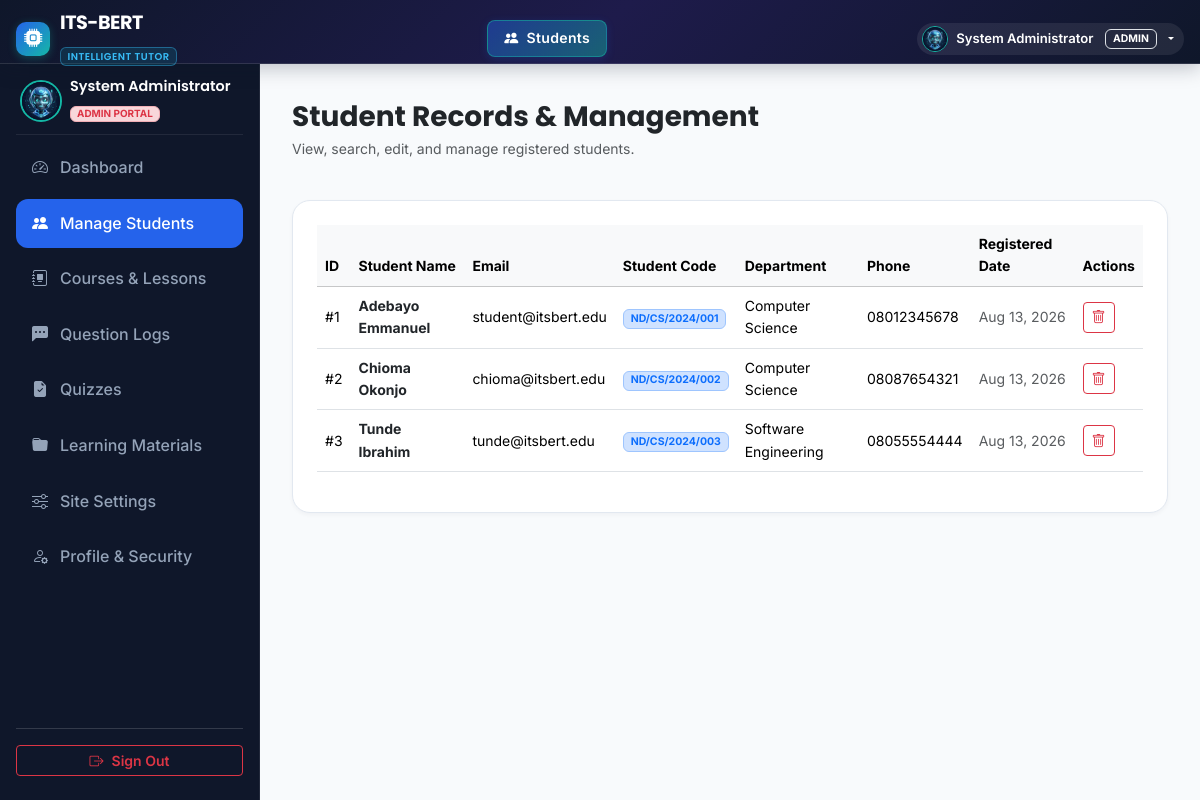
The app's page /admin/students.php (signed in) with its own data.
### tables this page shows
CREATE TABLE `users` (
  `id` INT AUTO_INCREMENT PRIMARY KEY,
  `name` VARCHAR(100) NOT NULL,
  `email` VARCHAR(120) NOT NULL UNIQUE,
  `password` VARCHAR(255) NOT NULL,
  `role` ENUM('student', 'admin') NOT NULL DEFAULT 'student',
  `avatar` VARCHAR(255) DEFAULT NULL,
  `created_at` DATETIME DEFAULT CURRENT_TIMESTAMP
);

CREATE TABLE `students` (
  `id` INT AUTO_INCREMENT PRIMARY KEY,
  `user_id` INT NOT NULL,
  `student_id_code` VARCHAR(50) NOT NULL UNIQUE,
  `phone` VARCHAR(20) DEFAULT NULL,
  `department` VARCHAR(100) DEFAULT 'Computer Science',
  `created_at` DATETIME DEFAULT CURRENT_TIMESTAMP,
  FOREIGN KEY (`user_id`) REFERENCES `users`(`id`) ON DELETE CASCADE
);

### config/auth.php (called while the page is built, shortened)
<?php
function is_logged_in() {
    return isset($_SESSION['user_id']) && !empty($_SESSION['user_id']);
}
function get_logged_user() {
    global $pdo;
    $userId = $_SESSION['user_id'];
    if (isset($pdo)) {
        try {
            $stmt = $pdo->prepare("SELECT u.*, s.id as student_id, s.student_id_code, a.id as admin_id FROM users u LEFT JOIN students s ON u.id = s.user_id LEFT JOIN admins a ON u.id = a.user_id WHERE u.id = ?");
            $stmt->execute([$userId]);
            $user = $stmt->fetch();
            if ($user) {
                return [
                    'id' => $user['id'],
                    'name' => $user['name'],
                    'email' => $user['email'],
                    'role' => $user['role'],
                    'avatar' => $user['avatar'] ?? null,
                    'student_id' => $user['student_id'] ?? null,
                    'student_code' => $user['student_id_code'] ?? null,
                    'admin_id' => $user['admin_id'] ?? null
                ];
            }
        } catch (Exception $e) {
        }
    }
    return [
        'id' => $_SESSION['user_id'],
        'name' => $_SESSION['user_name'] ?? $_SESSION['name'] ?? 'User',
        'email' => $_SESSION['user_email'] ?? $_SESSION['email'] ?? '',
        'role' => $_SESSION['user_role'] ?? $_SESSION['role'] ?? 'student',
        'avatar' => $_SESSION['user_avatar'] ?? null,
        'student_id' => $_SESSION['student_id'] ?? null,
        'student_code' => $_SESSION['student_code'] ?? null,
        'admin_id' => $_SESSION['admin_id'] ?? null
    ];
}

### config/settings_helper.php (called while the page is built, shortened)
<?php
function get_site_settings() {
    $file = __DIR__ . '/site_settings.json';
    $default = [
        'site_name' => 'ITS-BERT',
        'site_subtitle' => 'INTELLIGENT TUTOR',
        'site_tagline' => 'Learn Smarter with AI-Powered Tutoring',
        'hero_badge' => 'BERT NLP Transformer System',
        'hero_title' => 'Learn Smarter with AI-Powered Tutoring',
        'hero_subtitle' => 'An intelligent tutoring system powered by advanced Natural Language Processing to provide personalized learning assistance, instant answers, interactive quizzes, and progress tracking.',
        'logo_icon' => 'bi-cpu-fill',
        'logo_image' => '',
        'hero_bg_image' => 'hero_learning_bg.jpg',
        'footer_text' => 'ITS-BERT is an AI-driven Intelligent Tutoring System designed for Computer Science education.',
        'contact_email' => 'support@itsbert.edu.ng'
    ];
    if (file_exists($file)) {
        $content = file_get_contents($file);
        $data = json_decode($content, true);
        if (is_array($data)) {
            return array_merge($default, $data);
        }
    }
    return $default;
}

### admin/students.php (the view, shortened to what this page needs)
<?php
require_once __DIR__ . '/../config/db.php';
require_once __DIR__ . '/../config/auth.php';
$students = $pdo->query("
  SELECT s.*, u.id as user_id, u.name, u.email, u.created_at as reg_date
  FROM students s
  JOIN users u ON s.user_id = u.id
  ORDER BY s.created_at DESC
")->fetchAll();
require_once __DIR__ . '/../includes/header.php';
require_once __DIR__ . '/../includes/navbar.php';
?>
<div class="dashboard-layout">
  <?php require_once __DIR__ . '/../includes/admin_sidebar.php'; ?>
  <main class="dash-main">
    <div class="container-fluid p-0">
      <div class="d-flex justify-content-between align-items-center mb-4">
        <div>
          <h3 class="fw-bold font-heading text-dark mb-1">Student Records & Management</h3>
          <p class="text-muted small">View, search, edit, and manage registered students.</p>
        </div>
      </div>
      <div class="card-custom p-4 bg-white">
        <div class="table-responsive">
          <table class="table table-hover align-middle">
            <thead class="table-light small">
              <tr>
                <th>ID</th>
                <th>Student Name</th>
                <th>Email</th>
                <th>Student Code</th>
                <th>Department</th>
                <th>Phone</th>
                <th>Registered Date</th>
                <th>Actions</th>
              </tr>
            </thead>
            <tbody class="small">
              <?php foreach ($students as $st): ?>
                <tr>
                  <td>#<?php echo $st['id']; ?></td>
                  <td class="fw-bold text-dark"><?php echo htmlspecialchars($st['name']); ?></td>
                  <td><?php echo htmlspecialchars($st['email']); ?></td>
                  <td><span class="badge bg-primary-subtle text-primary border border-primary-subtle"><?php echo htmlspecialchars($st['student_id_code']); ?></span></td>
                  <td><?php echo htmlspecialchars($st['department']); ?></td>
                  <td><?php echo htmlspecialchars($st['phone'] ?? 'N/A'); ?></td>
                  <td class="text-muted"><?php echo date('M d, Y', strtotime($st['reg_date'])); ?></td>
                  <td>
                    <a href="students.php?action=delete&user_id=<?php echo $st['user_id']; ?>" onclick="return confirm('Delete this student account?');" class="btn btn-sm btn-outline-danger"><i class="bi bi-trash"></i></a>
                  </td>
                </tr>
              <?php endforeach; ?>
            </tbody>
          </table>
        </div>
      </div>
    </div>
  </main>
</div>
<?php require_once __DIR__ . '/../includes/portal_footer.php'; ?>

### includes/navbar.php (shortened to what this page needs)
<?php
require_once __DIR__ . '/../config/auth.php';
require_once __DIR__ . '/../config/settings_helper.php';
$site_settings = get_site_settings();
$user = get_logged_user();
$is_admin_dir = (strpos($_SERVER['SCRIPT_NAME'], '/admin/') !== false);
$base_path = $is_admin_dir ? '../' : '';
$currentPage = basename($_SERVER['PHP_SELF']);
$page_display_name = 'Home';
$page_display_icon = 'bi-house-door-fill';
if ($is_admin_dir) {
    switch ($currentPage) {
        case 'students.php':
            $page_display_name = 'Students';
            $page_display_icon = 'bi-people-fill';
            break;
    }
}
?>
<header class="portal-header">
  <div class="container-fluid px-3">
    <div class="d-flex align-items-center justify-content-between">
      <?php if ($user): ?>
        <div class="portal-brand">
          <?php if (!empty($site_settings['logo_image'])): ?>
            <img src="<?php echo $base_path; ?>assets/images/<?php echo htmlspecialchars($site_settings['logo_image']); ?>" height="34" class="rounded me-2" alt="Logo">
          <?php else: ?>
            <div class="portal-brand-icon">
              <i class="bi <?php echo htmlspecialchars($site_settings['logo_icon'] ?? 'bi-cpu-fill'); ?>"></i>
            </div>
          <?php endif; ?>
          <div>
            <span class="d-block leading-none fw-bold text-truncate" style="max-width: 140px;"><?php echo htmlspecialchars($site_settings['site_name']); ?></span>
            <span class="badge d-none d-md-inline-block fw-semibold" style="font-size: 0.62rem; letter-spacing: 0.5px; color: #38bdf8; background: rgba(14, 116, 144, 0.25); border: 1px solid rgba(56, 189, 248, 0.4);"><?php echo htmlspecialchars($site_settings['site_subtitle']); ?></span>
          </div>
        </div>
      <?php endif; ?>
      <?php if ($currentPage === 'index.php'): ?>
        <div class="d-none d-lg-flex align-items-center gap-1">
          <a href="<?php echo $base_path; ?>index.php" class="portal-nav-link active"><i class="bi bi-house-door-fill"></i> Home</a>
          <a href="#features" class="portal-nav-link"><i class="bi bi-star-fill"></i> Features</a>
          <a href="#courses" class="portal-nav-link"><i class="bi bi-journal-bookmark-fill"></i> Courses</a>
          <a href="#about" class="portal-nav-link"><i class="bi bi-info-circle-fill"></i> About</a>
          <?php if ($user): ?>
            <a href="<?php echo ($user['role'] === 'admin') ? $base_path . 'admin/index.php' : $base_path . 'dashboard.php'; ?>" class="portal-nav-link"><i class="bi bi-speedometer2"></i> Portal Dashboard</a>
          <?php else: ?>
            <a href="<?php echo $base_path; ?>ai_tutor.php" class="portal-nav-link"><i class="bi bi-robot"></i> Ask BERT</a>
          <?php endif; ?>
        </div>
      <?php else: ?>
        <div class="portal-selected-page d-flex align-items-center">
          <span class="portal-page-badge">
            <i class="bi <?php echo $page_display_icon; ?>"></i> <?php echo htmlspecialchars($page_display_name); ?>
          </span>
        </div>
      <?php endif; ?>
      <div class="d-flex align-items-center gap-2">
        <?php if ($user): ?>
          <?php
            $userAvatar = !empty($user['avatar']) ? $base_path . 'assets/images/' . htmlspecialchars($user['avatar']) : ($base_path . 'assets/images/' . (($user['role'] ?? '') === 'admin' ? 'ai_tutor_avatar.jpg' : 'student_avatar.jpg'));
          ?>
          <div class="dropdown">
            <button class="portal-user-pill border-0 dropdown-toggle" type="button" data-bs-toggle="dropdown" aria-expanded="false">
              <img src="<?php echo $userAvatar; ?>" class="portal-user-avatar" alt="Avatar">
              <span class="d-none d-sm-inline"><?php echo htmlspecialchars($user['name']); ?></span>
              <span class="badge bg-accent-subtle text-accent ms-1 border border-accent-subtle" style="font-size: 0.65rem;"><?php echo strtoupper($user['role'] ?? 'STUDENT'); ?></span>
            </button>
          </div>
        <?php endif; ?>
      </div>
    </div>
  </div>
</header>

### includes/admin_sidebar.php
<?php
$currentPage = basename($_SERVER['PHP_SELF']);
$adminUser = get_logged_user();
$adminAvatar = !empty($adminUser['avatar']) ? '../assets/images/' . htmlspecialchars($adminUser['avatar']) : '../assets/images/ai_tutor_avatar.jpg';
?>
<aside class="dash-sidebar" style="width: 260px;">
  <div>
    <div class="dash-sidebar-header">
      <div class="d-flex align-items-center gap-2 px-1">
        <img src="<?php echo $adminAvatar; ?>" alt="Admin Avatar" class="rounded-circle flex-shrink-0" width="42" height="42" style="object-fit: cover; border: 2px solid var(--accent-color);">
        <div style="min-width: 0;">
          <h6 class="text-white mb-1 font-heading text-truncate" style="font-size: 0.9rem; line-height: 1.2;"><?php echo htmlspecialchars($adminUser['name'] ?? 'System Admin'); ?></h6>
          <span class="badge bg-danger-subtle text-danger border border-danger-subtle d-inline-block" style="font-size: 0.62rem; padding: 2px 6px;">ADMIN PORTAL</span>
        </div>
      </div>
    </div>
    <ul class="dash-menu">
      <li>
        <a href="index.php" class="<?php echo ($currentPage == 'index.php') ? 'active' : ''; ?>">
          <i class="bi bi-speedometer2"></i> Dashboard
        </a>
      </li>
      <li>
        <a href="students.php" class="<?php echo ($currentPage == 'students.php') ? 'active' : ''; ?>">
          <i class="bi bi-people-fill"></i> Manage Students
        </a>
      </li>
      <li>
        <a href="courses.php" class="<?php echo ($currentPage == 'courses.php') ? 'active' : ''; ?>">
          <i class="bi bi-journal-album"></i> Courses & Lessons
        </a>
      </li>
      <li>
        <a href="questions.php" class="<?php echo ($currentPage == 'questions.php') ? 'active' : ''; ?>">
          <i class="bi bi-chat-left-dots-fill"></i> Question Logs
        </a>
      </li>
      <li>
        <a href="quizzes.php" class="<?php echo ($currentPage == 'quizzes.php') ? 'active' : ''; ?>">
          <i class="bi bi-file-earmark-check-fill"></i> Quizzes
        </a>
      </li>
      <li>
        <a href="materials.php" class="<?php echo ($currentPage == 'materials.php') ? 'active' : ''; ?>">
          <i class="bi bi-folder-fill"></i> Learning Materials
        </a>
      </li>
      <li>
        <a href="settings.php" class="<?php echo ($currentPage == 'settings.php') ? 'active' : ''; ?>">
          <i class="bi bi-sliders"></i> Site Settings
        </a>
      </li>
      <li>
        <a href="profile.php" class="<?php echo ($currentPage == 'profile.php') ? 'active' : ''; ?>">
          <i class="bi bi-person-gear"></i> Profile & Security
        </a>
      </li>
    </ul>
  </div>
  <div class="dash-sidebar-bottom">
    <a href="../logout.php" class="btn btn-outline-danger btn-sm w-100 d-flex align-items-center justify-content-center gap-2 fw-semibold">
      <i class="bi bi-box-arrow-right"></i> Sign Out
    </a>
  </div>
</aside>

### records on screen
students: id "1", user.name "Adebayo Emmanuel", user.email "student@itsbert.edu", student_id_code "ND/CS/2024/001", department "Computer Science", phone "08012345678", user.created_at "Aug 13, 2026"
students: id "2", user.name "Chioma Okonjo", user.email "chioma@itsbert.edu", student_id_code "ND/CS/2024/002", department "Computer Science", phone "08087654321", user.created_at "Aug 13, 2026"
students: id "3", user.name "Tunde Ibrahim", user.email "tunde@itsbert.edu", student_id_code "ND/CS/2024/003", department "Software Engineering", phone "08055554444", user.created_at "Aug 13, 2026"

### other values on screen
$site_settings['site_name'] "ITS-BERT"
$site_settings['site_subtitle'] "INTELLIGENT TUTOR"
$page_display_name "Students"
$user['name'] "System Administrator"
$user['role'] "ADMIN"
$adminUser['name'] "System Administrator"
